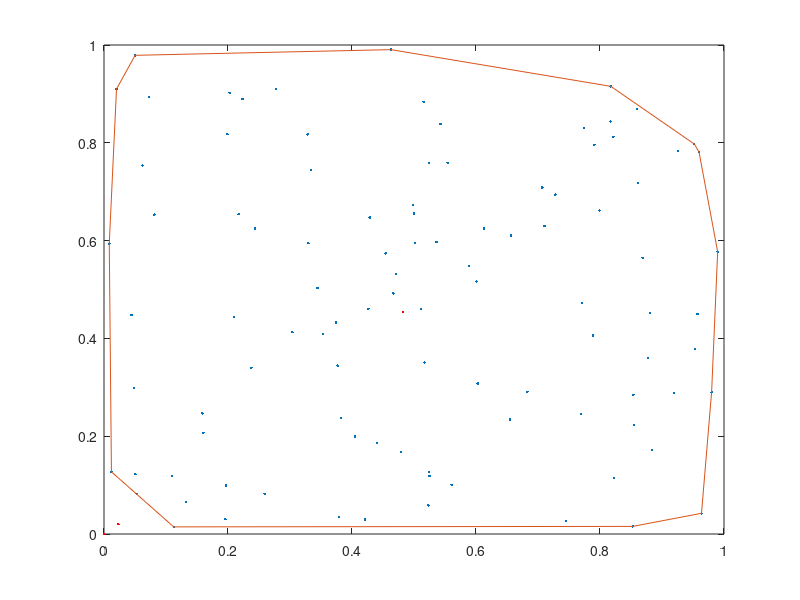

MATLAB code to generate this figure:
% Main execution file

% For the moment, all of the code will be in this file

n_points = 100;

% TODO: load data from a file
points_x = rand(n_points, 1);
points_y = rand(n_points, 1);

% K-means algorithm

k = 3; % number of clusters
max_iter = 10; % rounds to run algorithm

% choose centroids to be actual points
start_points = randsample(1:n_points, k);

centroids_x = points_x(start_points);
centroids_y = points_y(start_points);

for i = 1:max_iter
    % Calculate distance to each point
    distances = zeros(k, n_points);
    
    for centroid_index = 1:k
        for point_index = 1:n_points
            % TODO: make this line readable
            distances(centroid_index, point_index) = sqrt((centroids_x(centroid_index) - points_x(point_index))^2 + (centroids_y(centroid_index) - points_y(point_index))^2);
        end
    end
       
    % Assign points to their closest centroid
    centroid_assignment = zeros(n_points, 1);
    
    for point_index = 1:n_points
        [~, centroid_index] = min(distances(:, point_index));
        
        centroid_assignment(point_index) = centroid_index;
    end
    
    % Calculate new centroid positions by averaging assigned points
    total_x = zeros(k, 1);
    total_y = zeros(k, 1);
    
    for point_index = 1:n_points
        centroid_index = centroid_assignment(point_index);
        
        total_x(centroid_index) = total_x(centroid_index) + points_x(point_index);
        total_y(centroid_index) = total_y(centroid_index) + points_y(point_index);
    end
    
    centroids_x = total_x / n_points;
    centroids_y = total_y / n_points;
    
end

%

convhull_indexes = convhull(points_x, points_y);

plot(points_x, points_y, '.')

hold on

plot(points_x(convhull_indexes), points_y(convhull_indexes))
plot(centroids_x, centroids_y, 'r.')

hold off
